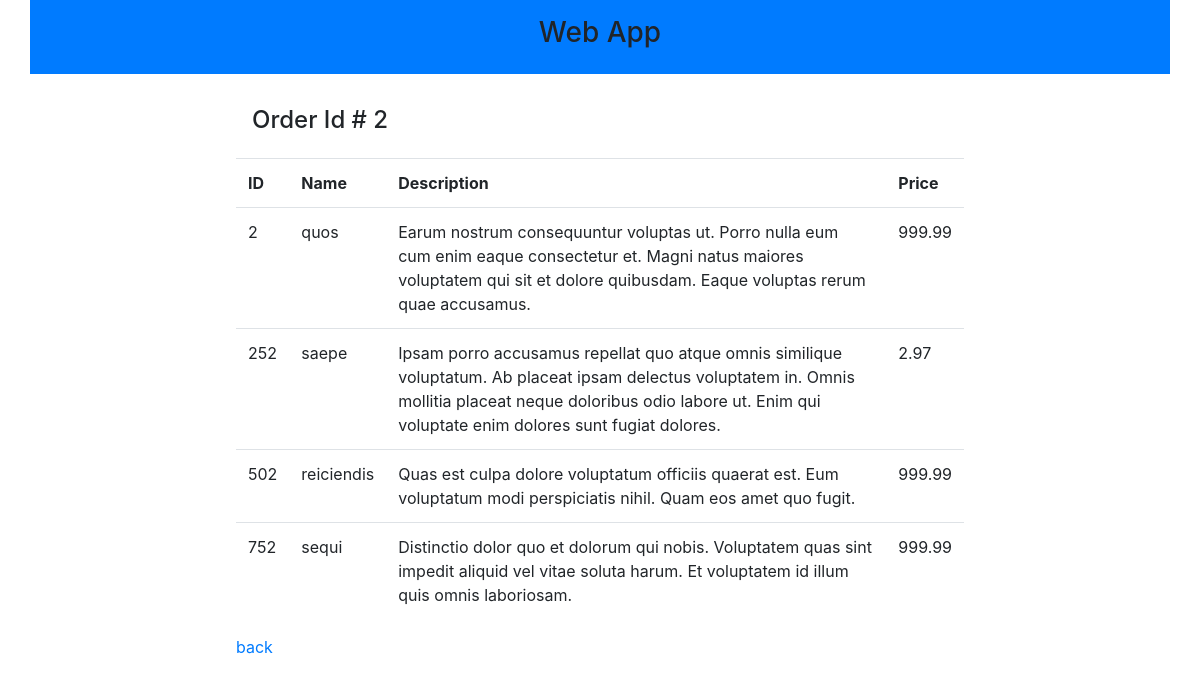
The page /order.php?orderId=2 (signed in) on the database its author committed.
### tables this page shows
CREATE TABLE `order_item` (
  `id` int(11) NOT NULL AUTO_INCREMENT,
  `order_id` int(11) NOT NULL,
  `item_name` varchar(255) NOT NULL,
  `item_description` varchar(500) NOT NULL,
  `item_price` decimal(5,2) NOT NULL,
  PRIMARY KEY (`id`)
);

### order.php (the view, shortened to what this page needs)
<!DOCTYPE HTML>
<html lang="en">
	<head>
			<link rel="stylesheet" href="https://cdnjs.cloudflare.com/ajax/libs/twitter-bootstrap/4.1.3/css/bootstrap.min.css"/>
			<link rel="stylesheet" href="https://cdnjs.cloudflare.com/ajax/libs/font-awesome/4.7.0/css/font-awesome.min.css"/>
	</head>
	<body>
		<div class="container">
			<div class="row bg-primary">
				<div class="col-sm-12 text-center p-3">
					<h3>Web App</h2>
				</div>
			</div>
			<div class="row">
				<div class="col-sm-2 p-3">
				</div>
				<div class="col-sm-8 p-3">
					<?php
					$isLoggedIn = isset($_SESSION['isLoggedIn']) ? $_SESSION['isLoggedIn'] : false;
					$orderId = isset($_REQUEST['orderId']) ? $_REQUEST['orderId'] : false;
					if ($isLoggedIn === true) {
						echo "<h4 class='p-3'>Order Id # " . $orderId . "</h4>";
						$db_servername = "localhost";
						$db_username = "orders_user";
						$db_password = "passw0rd";
						$db_name = "orders";
						$db_conn = new mysqli($db_servername, $db_username, $db_password, $db_name);
						$sql = "SELECT id, item_description, item_name, item_price FROM order_item WHERE order_id = " . $orderId;
						$db_result = $db_conn->query($sql);
						if ($db_result->num_rows > 0) {
							echo "<table class='table'><tr><th>ID</th><th>Name</td><th>Description</th><th>Price</th></tr>";
							while($row = $db_result->fetch_assoc()) {
								echo "<tr><td>".$row["id"]."</td><td>".$row["item_name"]."</td><td>".$row["item_description"]."</td><td>".$row["item_price"]."</td></tr>";
							}
							echo "</table>";
						} else {
							echo "0 results";
						}
						echo "<p><a href='report.php'>back</a></p>";
					} else {
						echo '<script type="text/javascript">
							window.location = "index.php"
						</script>';
					}
					?>
				</div>
				<div class="col-sm-2 p-3">
				</div>
			</div>
		</div>
	</body>
</html>

### rows shown on the page
order_item: id "2", item_name "quos", item_description "Earum nostrum consequuntur voluptas ut. Porro nulla eum cum enim eaque consectetur et. Magni natus maiores voluptatem qui sit et dolore quibusdam. Eaque voluptas rerum quae accusamus.", item_price "999.99"
order_item: id "252", item_name "saepe", item_description "Ipsam porro accusamus repellat quo atque omnis similique voluptatum. Ab placeat ipsam delectus voluptatem in. Omnis mollitia placeat neque doloribus odio labore ut. Enim qui voluptate enim dolores sunt fugiat dolores.", item_price "2.97"
order_item: id "502", item_name "reiciendis", item_description "Quas est culpa dolore voluptatum officiis quaerat est. Eum voluptatum modi perspiciatis nihil. Quam eos amet quo fugit.", item_price "999.99"
order_item: id "752", item_name "sequi", item_description "Distinctio dolor quo et dolorum qui nobis. Voluptatem quas sint impedit aliquid vel vitae soluta harum. Et voluptatem id illum quis omnis laboriosam.", item_price "999.99"

### other values the page prints
$orderId "2"
